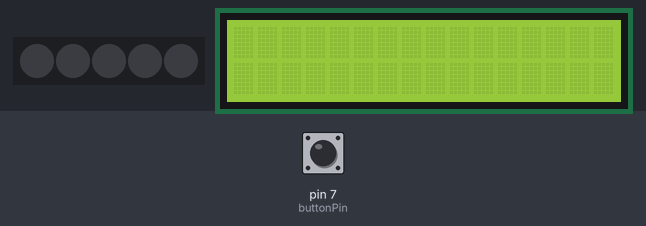
Bench run of a sketch on a simulated Arduino Uno, built with avr-gcc and run on an emulated ATmega328P. Shown: 5 RGB LEDs in strip order, left to right, 16×2 character LCD. The inputs (shaded band) are chosen by the test bench; at power-on: pin 7 (buttonPin) LOW. Dim RGB values are drawn brighter than linear.

Above: at 1.2 s.
1.3 s: pin 7 (buttonPin) pulled HIGH for 0.15 s
At 1.62 s:
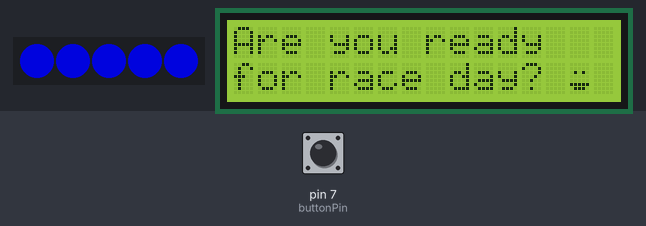
At 8.0 s:
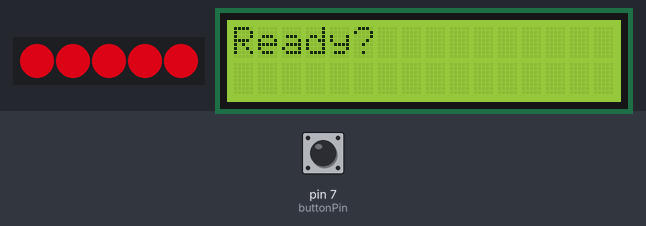
Timing chart, 0 to 15.6 s (numbered marks = the images above; inputs shaded):
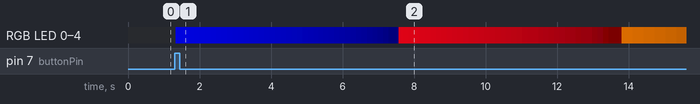

Measured:
- after the input at 1.3 s, the display: first changes at once (image 1 shows a later state)

The sketch:

PreRaceCountdown.ino
```cpp
// include the library code:
#include <LiquidCrystal.h>
#include <Adafruit_NeoPixel.h>

const int neoPixelPin = 6;  // control pin
const int numPixels = 5;    // number of pixels
Adafruit_NeoPixel strip = Adafruit_NeoPixel(numPixels, neoPixelPin, NEO_GRB + NEO_KHZ800);

// initialize the library with the numbers of the interface pins
LiquidCrystal lcd(12, 11, 5, 4, 3, 2);
int lcdState = 0;
const int buttonPin = 7; // the number of the push button pin
int buttonState = 0;
int lastButtonState = 0;
boolean state = false;
// make some custom characters:
byte heart[8] = {
  0b00000,
  0b01010,
  0b11111,
  0b11111,
  0b11111,
  0b01110,
  0b00100,
  0b00000
};

byte smiley[8] = {
  0b00000,
  0b00000,
  0b01010,
  0b00000,
  0b00000,
  0b11111,
  0b01110,
  0b00000
};


void setup() {
  strip.begin();    // initialize pixel strip
  strip.show();     // Initialize all pixels to 'off'


  pinMode(buttonPin, INPUT);


  // set up the LCD's number of columns and rows:
  lcd.begin(16, 2);
  // create a new character
  lcd.createChar(0, heart);
  // create a new character
  lcd.createChar(1, smiley);

}

void loop() {
  lcd.display();
  buttonState = digitalRead(buttonPin);

  if(buttonState == HIGH){

    for(int lcdState=0; lcdState<=3; lcdState++){
      lcd.print("Are you ready ");
      lcd.setCursor(0, 1);
      lcd.print("for race day? ");
      lcd.write((byte) 1);

      for (int brightness = 200; brightness >= 0; brightness--) {
        for (int pixel = 0; pixel < numPixels; pixel++) {
          strip.setBrightness(brightness);    // set the brightness
          strip.setPixelColor(pixel, 0x0003CC);
        }
        strip.show();                         // refresh the strip
        delay(30);                            // wait a hundredth of a second
      }
      lcdState +=1;
      lcd.clear();
      if(lcdState=1){
        lcd.setCursor(0,0);
        lcd.print("Ready? ");
        for (int brightness = 200; brightness >= 0; brightness--) {
          for (int pixel = 0; pixel < numPixels; pixel++) {
            strip.setBrightness(brightness);    // set the brightness
            strip.setPixelColor(pixel, 0xCC0315);
          }
        strip.show();                         // refresh the strip
        delay(30);                            // wait a hundredth of a second
        }
        lcdState +=1;
        lcd.clear();
      }
      if(lcdState=2){
        lcd.print("Get set! ");
        for (int brightness = 150; brightness >= 0; brightness--) {
          for (int pixel = 0; pixel < numPixels; pixel++) {
            strip.setBrightness(brightness);    // set the brightness
            strip.setPixelColor(pixel, 0xFF7F00);
          }
        strip.show();                         // refresh the strip
        delay(30);                            // wait a hundredth of a second
        }
        lcdState +=1;
        lcd.clear();
      }
      if(lcdState=3){
        lcd.print("Go! ");
        for (int brightness = 200; brightness >= 0; brightness--) {
          for (int pixel = 0; pixel < numPixels; pixel++) {
            strip.setBrightness(brightness);    // set the brightness
            strip.setPixelColor(pixel, 0x00CC15);
          }
        strip.show();                         // refresh the strip
        delay(30);                            // wait a hundredth of a second
        }
        lcdState +=1;
        lcd.clear();
      }
    }


  }else{
    lcd.clear();
    lcd.noDisplay();
  }
}
```
